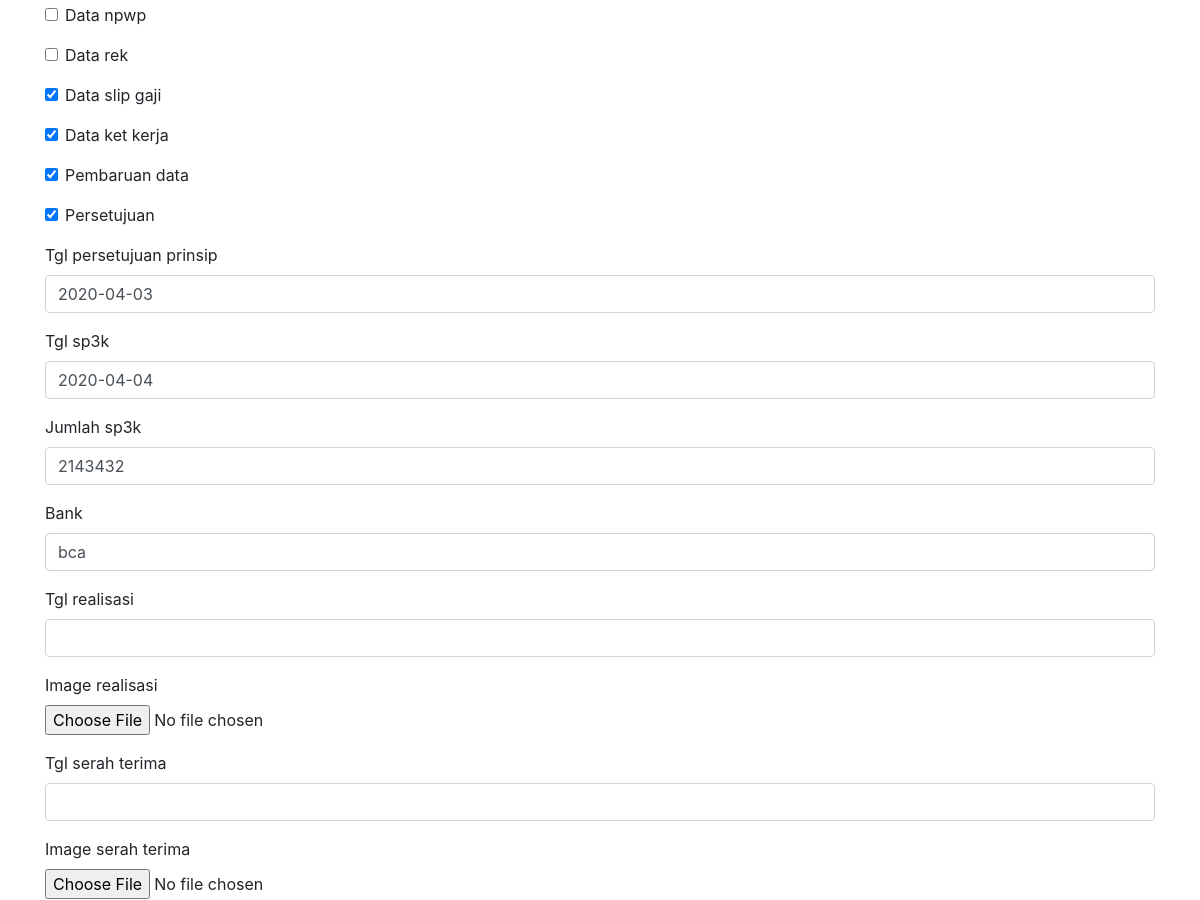
The app's page /product/form/customer/update/1 (middle part), older data.
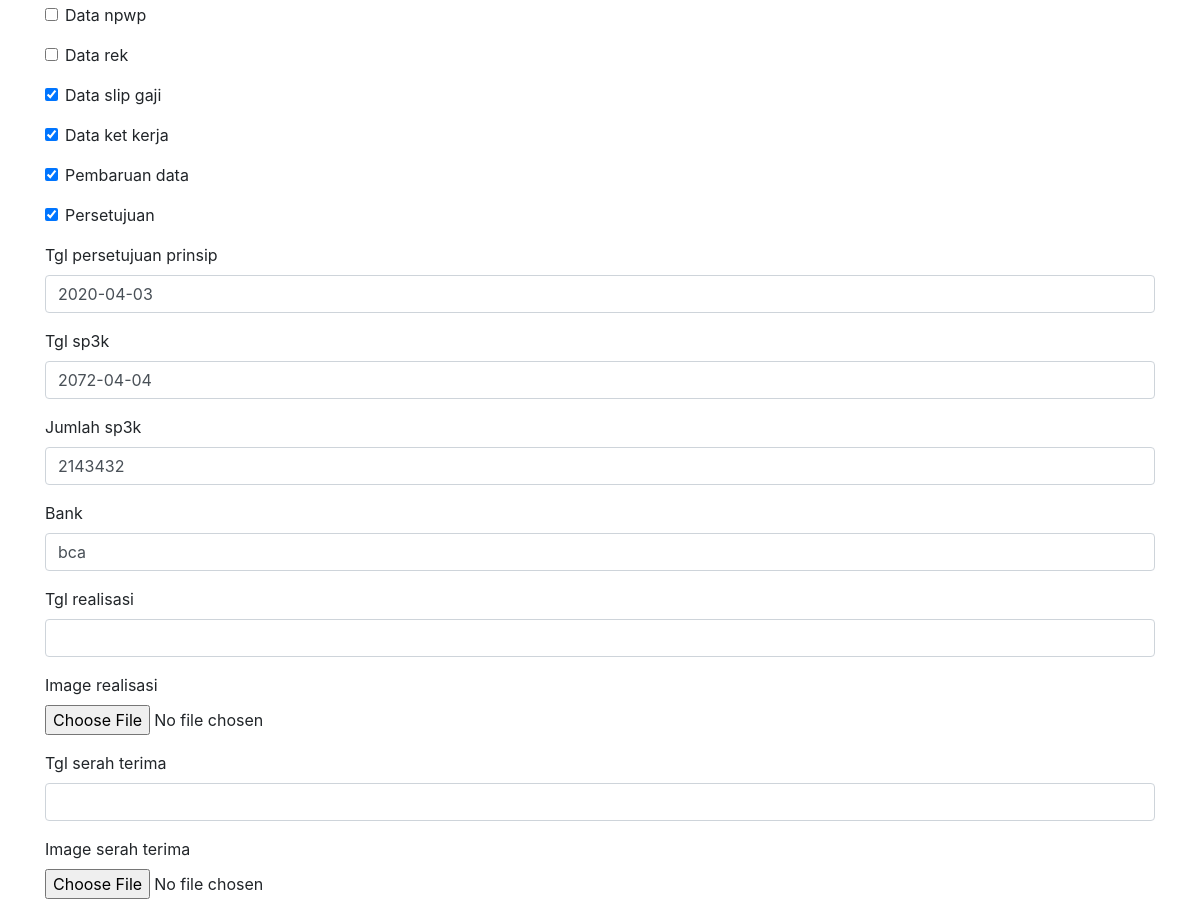
The same page, newer data.
### property/models.py (models this page shows, shortened)
class Customer(models.Model):
    Pembayaran = (
        ('KPR', 'KPR'),
        ('Tunai Keras', 'Tunai Keras'),
        ('InHouse','InHouse')
    )
    user                            = models.ForeignKey(User, on_delete=models.CASCADE)
    nama                            = models.CharField(max_length=200)
    proyek                          = models.CharField(max_length=200, null=True, blank=True)
    alamat                          = models.CharField(max_length=200)
    kirim_notifikasi                = models.BooleanField(default=False)
    Notlp                           = models.DecimalField(max_digits=12, decimal_places=0)
    No_id                           = models.DecimalField(max_digits=15, decimal_places=0)
    cara_bayar                      = models.CharField(choices=Pembayaran, max_length=250, null=True, blank=True)
    Jumlah_booking                  = models.DecimalField(decimal_places=0, max_digits=30, blank=True, null=True)
    Booking_Date                    = models.DateField(blank=True, null=True)
    data_ktp_suami                  = models.BooleanField(default=False)
    data_ktp_istri                  = models.BooleanField(default=False)
    data_kk                         = models.BooleanField(default=False)
    data_surat_nikah                = models.BooleanField(default=False)
    data_npwp                       = models.BooleanField(default=False)
    data_rek                        = models.BooleanField(default=False)
    data_slip_gaji                  = models.BooleanField(default=False)
    data_ket_kerja                  = models.BooleanField(default=False)
    pembaruan_data                  = models.BooleanField(default=False)
    persetujuan                     = models.BooleanField(default=False)
    tgl_persetujuan_prinsip         = models.DateField(blank=True, null=True)
    tgl_sp3k                        = models.DateField(blank=True, null=True)
    jumlah_sp3k                     = models.DecimalField(decimal_places=0, max_digits=30, blank=True, null=True)
    Bank                            = models.CharField(max_length=255, blank=True, null=True)
    tgl_realisasi                   = models.DateField(blank=True, null=True)
    image_realisasi                 = models.ImageField(upload_to='data user', blank=True, null=True)
    tgl_serah_terima                = models.DateField(blank=True, null=True)
    image_serah_terima              = models.ImageField(upload_to='data user', blank=True, null=True)

### property/views.py (the view, shortened to what this page needs)
# urls.py: path("form/customer/update/<int:pk>", Csupdate.as_view(), name="csupdate"),
class Csupdate(UpdateView):
    form_class = UpdateCs
    template_name = 'cs/update.html'
    model = Customer
    success_url = reverse_lazy('adminlist')
    def get_context_data(self, **kwargs):
        data = super(Csupdate, self).get_context_data(**kwargs)
        if self.request.POST:
            data['titles'] = updatecsformset(self.request.POST, instance=self.object)
            data['pros'] = pbangunformset(self.request.POST, instance=self.object, files=self.request.FILES)
        else:
            data['titles'] = updatecsformset(instance=self.object)
            data['pros'] = pbangunformset(instance=self.object)
        return data

### property/forms.py
class UpdateCs(forms.ModelForm):
    class Meta:
        model = Customer
        exclude =('user',)
        widgets = {
            'Booking_Date': forms.DateInput(
                attrs={
                    'id':'datepickers'
                }
            ),
            'tgl_persetujuan_prinsip': forms.DateInput(
                attrs={
                    'id':'prinsip'
                }
            ),
            'tgl_sp3k': forms.DateInput(
                attrs={
                    'id':'sp3k'
                }
            ),
            'tgl_persetujuan': forms.DateInput(
                attrs={
                    'id':'persetujuan'
                }
            ),
            'tgl_realisasi': forms.DateInput(
                attrs={
                    'id':'realisasi'
                }
            ),
            'tgl_serah_terima': forms.DateInput(
                attrs={
                    'id':'serahterima'
                }
            ),
        }

### property/templates/cs/update.html (shortened to what this page needs)
{% extends 'base.html' %}
{% block content %}
{% load static %}
{% load widget_tweaks %}
{% load crispy_forms_tags %}
<div class="container">
        <form method="POST" action="{% url 'csupdate' form.instance.pk %}" class="js-book-update-form" enctype="multipart/form-data">
                {{form|crispy}}
        </form>
        </div>
  <link rel="stylesheet" href="https://maxcdn.bootstrapcdn.com/bootstrap/4.0.0/css/bootstrap.min.css">
  <link href="https://unpkg.com/gijgo@1.9.13/css/gijgo.min.css" rel="stylesheet" type="text/css" />
{% endblock %}

### template/base.html (shortened to what this page needs)
{% load static %}
<!DOCTYPE html>
<html lang="en">
<head><meta http-equiv="Content-Type" content="text/html; charset=utf-8">
    {% include 'snippets/bootstrap.html' %}
</head>
<body style="overflow-x:hidden;">
{% block content %}
{% endblock content %}
</body>
</html>

### template/snippets/bootstrap.html (shortened to what this page needs)
{% load static %}
    <link rel="stylesheet" href="https://use.fontawesome.com/releases/v5.8.1/css/all.css">
    <link href={% static "lib/bootstrap/css/bootstrap.min.css" %} rel="stylesheet">
    <link href={% static "lib/font-awesome/css/font-awesome.min.css" %} rel="stylesheet">
    <link href={% static "lib/animate/animate.min.css" %} rel="stylesheet">
    <link href={% static "lib/ionicons/css/ionicons.min.css" %} rel="stylesheet">
    <link href={% static "builder/css/materialdesignicons.mi1n.css" %} rel="stylesheet">
    <link href={% static "css/slider.css" %} rel="stylesheet">
    <link href={% static "css/swiper.css" %} rel="stylesheet">
    <link href={% static "css/swiper.min.css" %} rel="stylesheet">
    <link href={% static "css/style.css" %} rel="stylesheet">
    <link href={% static "style.css" %} rel="stylesheet">
    <link href={% static "css/owl.carousel.min.css" %} rel="stylesheet">
    <link href={% static "builder/css/styles.css" %} rel="stylesheet">
    <link href={% static "builder/css/responsive.css" %} rel="stylesheet">
    <link rel="stylesheet" href="https://stackpath.bootstrapcdn.com/bootstrap/4.3.1/css/bootstrap.min.css">

### template/snippets/script.html (shortened to what this page needs)
{% load static %}

### static/css/style.css (style rules this page uses)
body { font-family: 'Poppins', sans-serif; color: #555555; background: #000000; }

### static/css/classy-nav.css (style rules this page uses)
* { margin: 0; padding: 0; }
body { font-family: "Roboto", sans-serif; background-color: #f2f4f8; overflow-x: hidden; }

Row changes from the older to the newer data that the page shows:
changed Customer "bca": tgl_sp3k "2020-04-04" → "2072-04-04"
